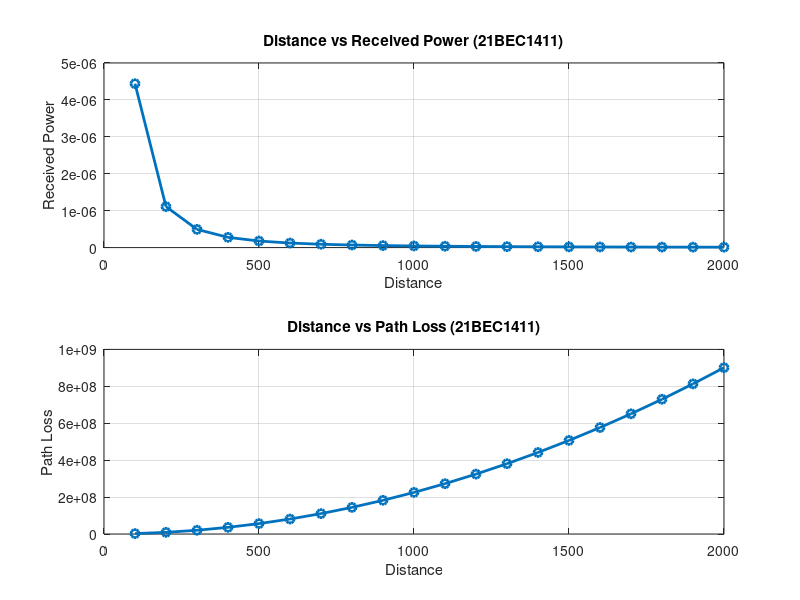

Write the MATLAB code that produced this figure.
clc;
clear all;

l=3*10^8/900*10^6;
Pt=10;
Gt=10^(5/10);
Gr=10^(3/10);

D=[];
Pr=[];
Pl=[]
for d=100:100:2000
    D=[D d]; 
    d2=d*d;
    pr=0.04439/d2;
    Pr = [Pr pr];
    pl=Pt/pr;
    Pl=[Pl pl]; 
    pr=0;
    pl=0;
end

subplot(2,1,1)
plot(D,Pr,'o-','LineWidth',2);
xlabel 'Distance';
ylabel 'Received Power';
title 'Distance vs Received Power (21BEC1411)';
grid on


subplot(2,1,2)
plot(D,Pl,'o-','LineWidth',2);
xlabel 'Distance';
ylabel 'Path Loss';
title 'Distance vs Path Loss (21BEC1411)';
grid on